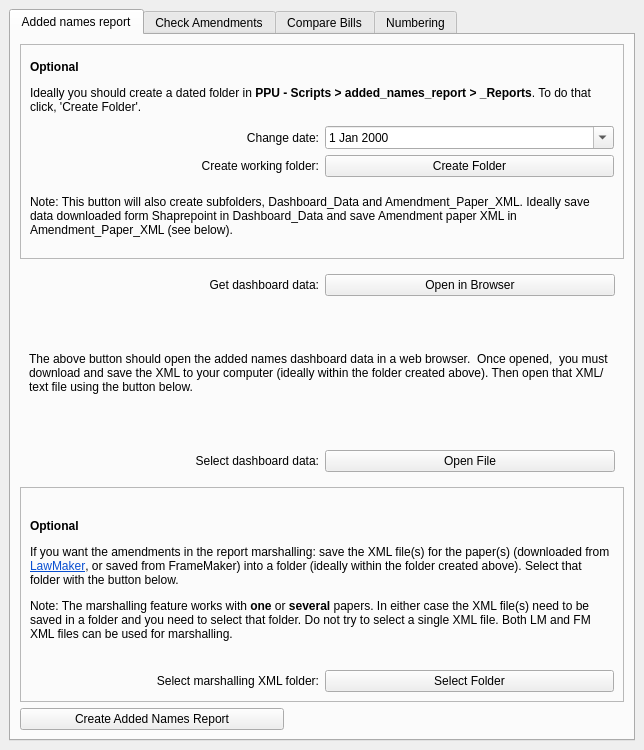
<?xml version="1.0" encoding="UTF-8"?>
<ui version="4.0">
 <class>MainWindow</class>
 <widget class="QMainWindow" name="MainWindow">
  <property name="geometry">
   <rect>
    <x>0</x>
    <y>0</y>
    <width>644</width>
    <height>750</height>
   </rect>
  </property>
  <property name="windowTitle">
   <string>LawChecker</string>
  </property>
  <widget class="QWidget" name="centralwidget">
   <layout class="QVBoxLayout" name="verticalLayout_5">
    <item>
     <widget class="QTabWidget" name="tabWidget">
      <property name="currentIndex">
       <number>0</number>
      </property>
      <widget class="QWidget" name="AddedNamesTab">
       <attribute name="title">
        <string>Added names report</string>
       </attribute>
       <layout class="QVBoxLayout" name="verticalLayout_3">
        <item>
         <widget class="QFrame" name="frame_2">
          <property name="frameShape">
           <enum>QFrame::StyledPanel</enum>
          </property>
          <property name="frameShadow">
           <enum>QFrame::Plain</enum>
          </property>
          <layout class="QGridLayout" name="gridLayout_3">
           <item row="1" column="0">
            <widget class="QLabel" name="label_4">
             <property name="text">
              <string>Change date:</string>
             </property>
             <property name="alignment">
              <set>Qt::AlignRight|Qt::AlignTrailing|Qt::AlignVCenter</set>
             </property>
            </widget>
           </item>
           <item row="2" column="1">
            <widget class="QPushButton" name="createWorkingFolderBtn">
             <property name="text">
              <string>Create Folder</string>
             </property>
            </widget>
           </item>
           <item row="1" column="1">
            <widget class="QDateEdit" name="workingFolderDateEdit">
             <property name="calendarPopup">
              <bool>true</bool>
             </property>
            </widget>
           </item>
           <item row="2" column="0">
            <widget class="QLabel" name="label_5">
             <property name="text">
              <string>Create working folder:</string>
             </property>
             <property name="alignment">
              <set>Qt::AlignRight|Qt::AlignTrailing|Qt::AlignVCenter</set>
             </property>
            </widget>
           </item>
           <item row="0" column="0" colspan="2">
            <widget class="QLabel" name="label_3">
             <property name="text">
              <string>&lt;html&gt;&lt;head/&gt;&lt;body&gt;&lt;p&gt;&lt;span style=&quot; font-weight:700;&quot;&gt;Optional&lt;/span&gt;&lt;/p&gt;&lt;p&gt;Ideally you should create a dated folder in &lt;span style=&quot; font-weight:700;&quot;&gt;PPU - Scripts &amp;gt; added_names_report &amp;gt; _Reports&lt;/span&gt;. To do that click, 'Create Folder'.&lt;/p&gt;&lt;/body&gt;&lt;/html&gt;</string>
             </property>
             <property name="wordWrap">
              <bool>true</bool>
             </property>
            </widget>
           </item>
           <item row="3" column="0" colspan="2">
            <widget class="QLabel" name="label_6">
             <property name="text">
              <string>Note: This button will also create subfolders, Dashboard_Data and Amendment_Paper_XML. Ideally save data downloaded form Shaprepoint in Dashboard_Data and save Amendment paper XML in Amendment_Paper_XML (see below).</string>
             </property>
             <property name="wordWrap">
              <bool>true</bool>
             </property>
            </widget>
           </item>
          </layout>
         </widget>
        </item>
        <item>
         <widget class="QWidget" name="widget" native="true">
          <layout class="QVBoxLayout" name="verticalLayout_2">
           <item>
            <layout class="QGridLayout" name="gridLayout" columnstretch="1,1">
             <item row="0" column="0">
              <widget class="QLabel" name="get_label">
               <property name="text">
                <string>Get dashboard data:</string>
               </property>
               <property name="alignment">
                <set>Qt::AlignRight|Qt::AlignTrailing|Qt::AlignVCenter</set>
               </property>
              </widget>
             </item>
             <item row="3" column="0">
              <widget class="QLabel" name="select_label">
               <property name="text">
                <string>Select dashboard data:</string>
               </property>
               <property name="alignment">
                <set>Qt::AlignRight|Qt::AlignTrailing|Qt::AlignVCenter</set>
               </property>
              </widget>
             </item>
             <item row="0" column="1">
              <widget class="QPushButton" name="openBrowser_btn">
               <property name="text">
                <string>Open in Browser</string>
               </property>
              </widget>
             </item>
             <item row="3" column="1">
              <widget class="QPushButton" name="xmlFile_btn">
               <property name="text">
                <string>Open File</string>
               </property>
              </widget>
             </item>
             <item row="1" column="0" colspan="2">
              <widget class="QLabel" name="instruction_label">
               <property name="text">
                <string>The above button should open the added names dashboard data in a web browser.  Once opened,  you must download and save the XML to your computer (ideally within the folder created above). Then open that XML/text file using the button below.</string>
               </property>
               <property name="wordWrap">
                <bool>true</bool>
               </property>
              </widget>
             </item>
            </layout>
           </item>
          </layout>
         </widget>
        </item>
        <item>
         <widget class="QFrame" name="frame">
          <property name="frameShape">
           <enum>QFrame::StyledPanel</enum>
          </property>
          <property name="frameShadow">
           <enum>QFrame::Plain</enum>
          </property>
          <layout class="QGridLayout" name="gridLayout_2">
           <item row="1" column="1">
            <widget class="QPushButton" name="fm_xml_btn">
             <property name="text">
              <string>Select Folder</string>
             </property>
            </widget>
           </item>
           <item row="1" column="0">
            <widget class="QLabel" name="label">
             <property name="text">
              <string>Select marshalling XML folder:</string>
             </property>
             <property name="alignment">
              <set>Qt::AlignRight|Qt::AlignTrailing|Qt::AlignVCenter</set>
             </property>
            </widget>
           </item>
           <item row="0" column="0" colspan="2">
            <widget class="QLabel" name="label_2">
             <property name="text">
              <string>&lt;html&gt;&lt;head/&gt;&lt;body&gt;&lt;p&gt;&lt;span style=&quot; font-weight:700;&quot;&gt;Optional&lt;/span&gt;&lt;/p&gt;&lt;p&gt;If you want the amendments in the report marshalling: save the XML file(s) for the paper(s) (downloaded from &lt;a href=&quot;https://lawmaker.legislation.gov.uk/&quot;&gt;&lt;span style=&quot; text-decoration: underline; color:#094fd1;&quot;&gt;LawMaker&lt;/span&gt;&lt;/a&gt;, or saved from FrameMaker) into a folder (ideally within the folder created above). Select that folder with the button below.&lt;/p&gt;&lt;p&gt;Note: The marshalling feature works with &lt;span style=&quot; font-weight:700;&quot;&gt;one&lt;/span&gt; or &lt;span style=&quot; font-weight:700;&quot;&gt;several&lt;/span&gt; papers. In either case the XML file(s) need to be saved in a folder and you need to select that folder. Do not try to select a single XML file. Both LM and FM XML files can be used for marshalling.&lt;/p&gt;&lt;/body&gt;&lt;/html&gt;</string>
             </property>
             <property name="wordWrap">
              <bool>true</bool>
             </property>
             <property name="openExternalLinks">
              <bool>true</bool>
             </property>
            </widget>
           </item>
          </layout>
         </widget>
        </item>
        <item>
         <widget class="QPushButton" name="run_btn">
          <property name="sizePolicy">
           <sizepolicy hsizetype="MinimumExpanding" vsizetype="Fixed">
            <horstretch>1</horstretch>
            <verstretch>0</verstretch>
           </sizepolicy>
          </property>
          <property name="maximumSize">
           <size>
            <width>264</width>
            <height>16777215</height>
           </size>
          </property>
          <property name="text">
           <string>Create Added Names Report</string>
          </property>
          <property name="default">
           <bool>false</bool>
          </property>
         </widget>
        </item>
       </layout>
      </widget>
      <widget class="QWidget" name="CheckAmendmentsTab">
       <attribute name="title">
        <string>Check Amendments</string>
       </attribute>
       <layout class="QVBoxLayout" name="verticalLayout">
        <item>
         <widget class="QWidget" name="widget_2" native="true">
          <layout class="QVBoxLayout" name="verticalLayout_4">
           <item>
            <layout class="QGridLayout" name="gridLayout_5" columnstretch="1,1">
             <item row="1" column="0">
              <widget class="QLabel" name="label_9">
               <property name="text">
                <string>Old XML file</string>
               </property>
               <property name="alignment">
                <set>Qt::AlignRight|Qt::AlignTrailing|Qt::AlignVCenter</set>
               </property>
              </widget>
             </item>
             <item row="2" column="1">
              <widget class="QPushButton" name="new_compare_XML_btn">
               <property name="text">
                <string>Select File</string>
               </property>
              </widget>
             </item>
             <item row="2" column="0">
              <widget class="QLabel" name="select_label_2">
               <property name="text">
                <string>New XML file</string>
               </property>
               <property name="alignment">
                <set>Qt::AlignRight|Qt::AlignTrailing|Qt::AlignVCenter</set>
               </property>
              </widget>
             </item>
             <item row="1" column="1">
              <widget class="QPushButton" name="old_compare_XML_btn">
               <property name="text">
                <string>Select File</string>
               </property>
              </widget>
             </item>
             <item row="0" column="0" colspan="2">
              <widget class="QLabel" name="instruction_label_2">
               <property name="text">
                <string>&lt;html&gt;&lt;head/&gt;&lt;body&gt;&lt;p&gt;You can create a report compareing consecutive versions of the same amendment paper. This report will show you: Added and removed amendments, Added and removed names, Any stars that have not been changed correctly, and standing amendments with changes.&lt;/p&gt;&lt;p&gt;Below the &lt;span style=&quot; font-weight:700;&quot;&gt;old XML file&lt;/span&gt; is the XML downloaded from LawMaker for the &lt;span style=&quot; font-weight:700;&quot;&gt;previously published version&lt;/span&gt; of this paper. The &lt;span style=&quot; font-weight:700;&quot;&gt;new XML file i&lt;/span&gt;s the XML downloaded from Lawmaker for the &lt;span style=&quot; font-weight:700;&quot;&gt;paper you are working on&lt;/span&gt;.&lt;/p&gt;&lt;p&gt;Tick &lt;span style=&quot; font-weight:700;&quot;&gt;Days between papers&lt;/span&gt; if there are sitting days (or printing days) between the papers you are comparing. This is needed to get the star check right. &lt;/p&gt;&lt;/body&gt;&lt;/html&gt;</string>
               </property>
               <property name="wordWrap">
                <bool>true</bool>
               </property>
              </widget>
             </item>
             <item row="3" column="1">
              <widget class="QCheckBox" name="days_between_chk">
               <property name="text">
                <string>Days between papers</string>
               </property>
              </widget>
             </item>
            </layout>
           </item>
           <item>
            <widget class="QPushButton" name="create_compare_btn">
             <property name="text">
              <string>Create compare report</string>
             </property>
            </widget>
           </item>
           <item>
            <spacer name="verticalSpacer">
             <property name="orientation">
              <enum>Qt::Vertical</enum>
             </property>
             <property name="sizeHint" stdset="0">
              <size>
               <width>20</width>
               <height>40</height>
              </size>
             </property>
            </spacer>
           </item>
          </layout>
         </widget>
        </item>
       </layout>
      </widget>
      <widget class="QWidget" name="CompareBillsTab">
       <attribute name="title">
        <string>Compare Bills</string>
       </attribute>
       <layout class="QVBoxLayout" name="verticalLayout_7">
        <item>
         <layout class="QGridLayout" name="gridLayout_6" columnstretch="1,1">
          <item row="0" column="0" colspan="2">
           <widget class="QLabel" name="instruction_label_3">
            <property name="text">
             <string>&lt;html&gt;&lt;head/&gt;&lt;body&gt;&lt;p&gt;You can create a report comparing different versions of a bill (e.g. the 2nd reading and as amended in committee). This report will show you: Added and removed clauses or schedule paragraphs, and standing clauses and schedule paragraphs with changes.&lt;/p&gt;&lt;p&gt;Below the old XML file is the XML downloaded from LawMaker for the older version of this bill. The new XML file is the XML downloaded from Lawmaker for the newer version of this bill.&lt;/p&gt;&lt;p&gt;Tick VS Code compare to create a comparison of the bills using the diff feature of &lt;a href=&quot;https://code.visualstudio.com/&quot;&gt;&lt;span style=&quot; text-decoration: underline; color:#094fd1;&quot;&gt;VS Code&lt;/span&gt;&lt;/a&gt;. Note you must have VS Code installed to use this feature.&lt;/p&gt;&lt;p&gt;&lt;br/&gt;&lt;/p&gt;&lt;/body&gt;&lt;/html&gt;</string>
            </property>
            <property name="wordWrap">
             <bool>true</bool>
            </property>
           </widget>
          </item>
          <item row="1" column="0">
           <widget class="QLabel" name="label_10">
            <property name="text">
             <string>Old XML file</string>
            </property>
            <property name="alignment">
             <set>Qt::AlignRight|Qt::AlignTrailing|Qt::AlignVCenter</set>
            </property>
           </widget>
          </item>
          <item row="1" column="1">
           <widget class="QWidget" name="widget_5" native="true">
            <property name="minimumSize">
             <size>
              <width>0</width>
              <height>15</height>
             </size>
            </property>
            <property name="maximumSize">
             <size>
              <width>16777215</width>
              <height>16777215</height>
             </size>
            </property>
            <layout class="QHBoxLayout" name="horizontalLayout">
             <item>
              <widget class="QPushButton" name="old_bill_XML_btn">
               <property name="text">
                <string>Select File</string>
               </property>
              </widget>
             </item>
             <item>
              <spacer name="horizontalSpacer_3">
               <property name="orientation">
                <enum>Qt::Horizontal</enum>
               </property>
               <property name="sizeHint" stdset="0">
                <size>
                 <width>40</width>
                 <height>20</height>
                </size>
               </property>
              </spacer>
             </item>
            </layout>
           </widget>
          </item>
          <item row="2" column="0">
           <widget class="QLabel" name="select_label_3">
            <property name="text">
             <string>New XML file</string>
            </property>
            <property name="alignment">
             <set>Qt::AlignRight|Qt::AlignTrailing|Qt::AlignVCenter</set>
            </property>
           </widget>
          </item>
          <item row="2" column="1">
           <widget class="QWidget" name="widget_6" native="true">
            <property name="minimumSize">
             <size>
              <width>0</width>
              <height>15</height>
             </size>
            </property>
            <layout class="QHBoxLayout" name="horizontalLayout_2">
             <item>
              <widget class="QPushButton" name="new_bill_XML_btn">
               <property name="text">
                <string>Select File</string>
               </property>
              </widget>
             </item>
             <item>
              <spacer name="horizontalSpacer_4">
               <property name="orientation">
                <enum>Qt::Horizontal</enum>
               </property>
               <property name="sizeHint" stdset="0">
                <size>
                 <width>40</width>
                 <height>20</height>
                </size>
               </property>
              </spacer>
             </item>
            </layout>
           </widget>
          </item>
         </layout>
        </item>
        <item>
         <widget class="QWidget" name="widget_3" native="true">
          <layout class="QGridLayout" name="gridLayout_7">
           <item row="1" column="2">
            <spacer name="horizontalSpacer_2">
             <property name="orientation">
              <enum>Qt::Horizontal</enum>
             </property>
             <property name="sizeHint" stdset="0">
              <size>
               <width>40</width>
               <height>20</height>
              </size>
             </property>
            </spacer>
           </item>
           <item row="1" column="1">
            <widget class="QWidget" name="widget_4" native="true">
             <layout class="QVBoxLayout" name="verticalLayout_6">
              <item>
               <widget class="QPushButton" name="create_bill_compare_btn">
                <property name="text">
                 <string>Create HTML compare report</string>
                </property>
               </widget>
              </item>
              <item>
               <widget class="QPushButton" name="compare_vs_code_btn">
                <property name="text">
                 <string>Compare in VS Code</string>
                </property>
               </widget>
              </item>
             </layout>
            </widget>
           </item>
           <item row="1" column="0">
            <spacer name="horizontalSpacer">
             <property name="orientation">
              <enum>Qt::Horizontal</enum>
             </property>
             <property name="sizeHint" stdset="0">
              <size>
               <width>40</width>
               <height>20</height>
              </size>
             </property>
            </spacer>
           </item>
           <item row="0" column="1">
            <spacer name="verticalSpacer_3">
             <property name="orientation">
              <enum>Qt::Vertical</enum>
             </property>
             <property name="sizeHint" stdset="0">
              <size>
               <width>20</width>
               <height>40</height>
              </size>
             </property>
            </spacer>
           </item>
          </layout>
         </widget>
        </item>
        <item>
         <spacer name="verticalSpacer1">
          <property name="orientation">
           <enum>Qt::Vertical</enum>
          </property>
          <property name="sizeHint" stdset="0">
           <size>
            <width>20</width>
            <height>40</height>
           </size>
          </property>
         </spacer>
        </item>
       </layout>
      </widget>
      <widget class="QWidget" name="Numbering">
       <attribute name="title">
        <string>Numbering</string>
       </attribute>
       <layout class="QVBoxLayout" name="verticalLayout_8">
        <item>
         <layout class="QGridLayout" name="gridLayout_4">
          <item row="3" column="1">
           <widget class="QPushButton" name="createCSVs">
            <property name="text">
             <string>Create CSV(s)</string>
            </property>
           </widget>
          </item>
          <item row="1" column="1">
           <widget class="QPushButton" name="selectNumberingFolder">
            <property name="text">
             <string>Select Folder</string>
            </property>
           </widget>
          </item>
          <item row="1" column="0">
           <widget class="QLabel" name="label_8">
            <property name="text">
             <string>Select folder containing XML:</string>
            </property>
            <property name="alignment">
             <set>Qt::AlignRight|Qt::AlignTrailing|Qt::AlignVCenter</set>
            </property>
           </widget>
          </item>
          <item row="0" column="0" colspan="2">
           <widget class="QLabel" name="label_7">
            <property name="text">
             <string>Compare the numbering of sections (a.k.a. clauses) and schedule paragraphs in two or more versions of a UK parliament bill. The bills must be provided as LawMaker XML. The output is CSV file(s) which indicate when sections or schedule paragraphs are insearted or removed. You can also process several different bills at once, e.g. bill A (with 3 versions) and bill B (with 2 versions).

Use the button below to select a folder which contains Bill XML files. </string>
            </property>
            <property name="wordWrap">
             <bool>true</bool>
            </property>
           </widget>
          </item>
          <item row="2" column="0" colspan="2">
           <widget class="QLabel" name="label_12">
            <property name="text">
             <string>Use the button below to create CSV file(s) showing numbering changes between a versions of (a) bill(s).</string>
            </property>
            <property name="wordWrap">
             <bool>true</bool>
            </property>
           </widget>
          </item>
         </layout>
        </item>
        <item>
         <spacer name="verticalSpacer_2">
          <property name="orientation">
           <enum>Qt::Vertical</enum>
          </property>
          <property name="sizeHint" stdset="0">
           <size>
            <width>20</width>
            <height>40</height>
           </size>
          </property>
         </spacer>
        </item>
       </layout>
      </widget>
     </widget>
    </item>
   </layout>
  </widget>
 </widget>
 <resources/>
 <connections/>
</ui>
